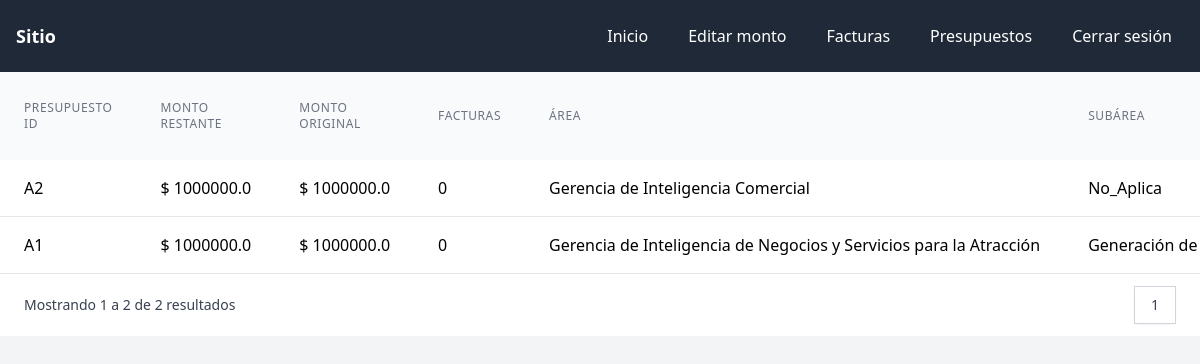
The app's page /presupuestos/ (signed in), older data.
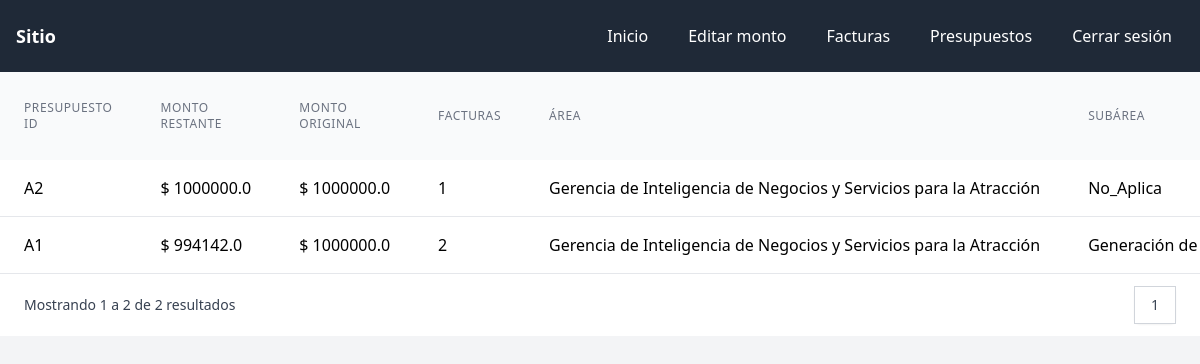
The same page, newer data.
### core/models.py (models this page shows, shortened)
class BaseModel(models.Model):
    created_at = models.DateTimeField(auto_now_add=True, verbose_name='Fecha de creación')
    updated_at = models.DateTimeField(auto_now=True, verbose_name='Fecha de actualización')
    class Meta:
        abstract = True

class Presupuesto(BaseModel):
    presupuesto_id = models.CharField(max_length=100, unique=True)
    monto = models.FloatField()
    monto_original = models.FloatField()
    area = models.ForeignKey(Area, null=True, on_delete=models.SET_NULL)
    sub_area = models.ForeignKey(SubArea, null=True, on_delete=models.SET_NULL)
    proveedor = models.ForeignKey(Proveedor, null=True, on_delete=models.SET_NULL)
    tipo_de_gasto = models.ForeignKey(TipoDeGasto, null=True, on_delete=models.SET_NULL)
    cantidad = models.FloatField()
    precio_unitario = models.FloatField()
    subtotal = models.FloatField(null=True, blank=True)
    lleva_iva = models.BooleanField()
    iva = models.FloatField(null=True, blank=True)
    total = models.FloatField(null=True, blank=True)
    the_learning_gate = models.IntegerField(default=0)
    aula_virtual = models.IntegerField(default=0)
    live = models.IntegerField(default=0)
    en_linea = models.IntegerField(default=0)
    posgrados_presencial = models.IntegerField(default=0)
    posgrados_en_linea = models.IntegerField(default=0)
    total2 = models.IntegerField(null=True, blank=True)
    s1_0700399A03 = models.IntegerField(default=0)
    s1_0870399A06 = models.IntegerField(default=0)
    s1_0700399A31 = models.IntegerField(default=0)
    s1_0705103A00 = models.IntegerField(default=0)
    s1_0875103A00 = models.IntegerField(default=0)
    s2_0700399A03 = models.IntegerField(default=0)
    s2_0870399A06 = models.IntegerField(default=0)
    s2_0700399A31 = models.IntegerField(default=0)
    s2_0705103A00 = models.IntegerField(default=0)
    s2_0875103A00 = models.IntegerField(default=0)

class Area(BaseModel):
    nombre = models.CharField(max_length=100)
    def  __str__(self) -> str:
        return self.nombre

class SubArea(BaseModel):
    nombre = models.CharField(max_length=100)
    def  __str__(self) -> str:
        return self.nombre

### core/views.py (the view)
# urls.py: path('presupuestos/', presupuestos, name='presupuestos'),
@login_required(redirect_field_name='next', login_url='/login/')
def presupuestos(request):
    presupuestos_list = presupuestos_query(request).annotate(num_facturas=Count('factura'))
    paginator = Paginator(presupuestos_list, 15)
    page_number = request.GET.get('page')
    page_obj = paginator.get_page(page_number)
    return render(request, 'presupuestos.html', {'page_obj': page_obj, 'user_context_data': user_context_data(request)})

### core/models.py (called while the page is built)
    def  __str__(self) -> str:
        return self.nombre

    def  __str__(self) -> str:
        return self.nombre

### core/views.py (called while the page is built, shortened)
def presupuestos_query(request):
    qs = Presupuesto.objects.all()
    if request.user.is_superuser:
        return qs

def user_context_data(request):
    user = request.user
    try:
        u = UserAreaOrSubArea.objects.get(user__id=user.pk)
        return {
            'is_superuser': request.user.is_superuser,
            'is_staff': request.user.is_staff,
            'puede_editar_monto': u.puede_editar_monto
        }
    except UserAreaOrSubArea.DoesNotExist:
        return {
            'is_superuser': request.user.is_superuser,
            'is_staff': request.user.is_staff,
            'puede_editar_monto': False
        }

### core/templates/presupuestos.html (shortened to what this page needs)
{% extends "base.html" %}
{% block content %}
<div class="table-wrp block min-h-100 overflow-x-auto">
  <table class="w-full">
    <thead class="bg-gray-50">
      <tr>
        <th scope="col" class="px-6 py-3 text-left text-xs font-medium text-gray-500 uppercase tracking-wider">Presupuesto ID</th>
        <th scope="col" class="px-6 py-3 text-left text-xs font-medium text-gray-500 uppercase tracking-wider">Monto restante</th>
        <th scope="col" class="px-6 py-3 text-left text-xs font-medium text-gray-500 uppercase tracking-wider">Monto Original</th>
        <th scope="col" class="px-6 py-3 text-left text-xs font-medium text-gray-500 uppercase tracking-wider">Facturas</th>
        <th scope="col" class="px-6 py-3 text-left text-xs font-medium text-gray-500 uppercase tracking-wider">Área</th>
        <th scope="col" class="px-6 py-3 text-left text-xs font-medium text-gray-500 uppercase tracking-wider">Subárea</th>
      </tr>
    </thead>
    <tbody class="bg-white divide-y divide-gray-200">
      {% for presupuesto in page_obj %}
      <tr>
          <td class="px-6 py-4 whitespace-nowrap">{{ presupuesto.presupuesto_id }}</td>
          <td class="px-6 py-4 whitespace-nowrap">$ {{ presupuesto.monto }}</td>
          <td class="px-6 py-4 whitespace-nowrap">$ {{ presupuesto.monto_original }}</td>
          <td class="px-6 py-4 whitespace-nowrap">{{ presupuesto.num_facturas }}</td>
          <td class="px-6 py-4 whitespace-nowrap">{{ presupuesto.area }}</td>
          <td class="px-6 py-4 whitespace-nowrap">{{ presupuesto.sub_area }}</td>
      </tr>
      {% endfor %}
    </tbody>
  </table>
</div>
<div class="bg-white px-4 py-3 flex items-center justify-between border-t border-gray-200 sm:px-6">
    <div class="hidden sm:flex-1 sm:flex sm:items-center sm:justify-between">
      <div>
        <p class="text-sm text-gray-700">
          Mostrando
          <span class="font-medium">{{ page_obj.start_index }}</span>
          a
          <span class="font-medium">{{ page_obj.end_index }}</span>
          de
          <span class="font-medium">{{ page_obj.paginator.count }}</span>
          resultados
        </p>
      </div>
      <div>
        <nav class="relative z-0 inline-flex rounded-md shadow-sm -space-x-px" aria-label="Pagination">
        {% for num in page_obj.paginator.page_range %}
            <a href="?page={{ num }}" class="{% if page_obj.number == num %}relative inline-flex items-center px-4 py-2 border border-gray-300 bg-white text-sm font-medium text-gray-700 hover:bg-gray-50{% else %}relative inline-flex items-center px-4 py-2 border border-gray-300 bg-white text-sm font-medium text-gray-500 hover:bg-gray-50{% endif %}">{{ num }}</a>
        {% endfor %}
        </nav>
      </div>
    </div>
  </div>
{% endblock content %}

Row changes from the older to the newer data that the page shows:
changed Presupuesto "No_Aplica": num_facturas "0" → "1"; area "Gerencia de Inteligencia Comercial" → "Gerencia de Inteligencia de Negocios y Servicios para la Atracción"
changed Presupuesto "Generación de…": monto "1000000.0" → "994142.0"; num_facturas "0" → "2"
